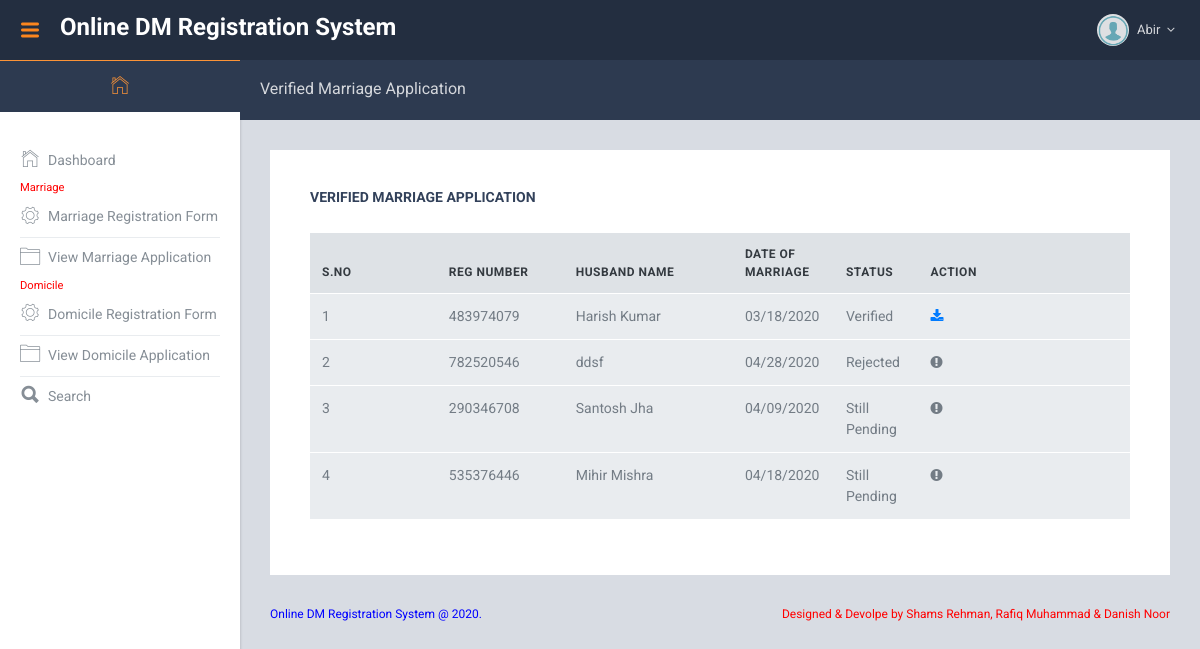
The app's page /user/status-marriage-application.php (signed in) with its own data.
### tables this page shows
CREATE TABLE `tbluser` (
  `ID` int(10) NOT NULL,
  `FirstName` varchar(150) DEFAULT NULL,
  `LastName` varchar(200) DEFAULT NULL,
  `MobileNumber` bigint(10) DEFAULT NULL,
  `Address` mediumtext DEFAULT NULL,
  `Password` varchar(200) DEFAULT NULL,
  `RegDate` timestamp NULL DEFAULT current_timestamp()
);

CREATE TABLE `tblregistration` (
  `ID` int(10) NOT NULL,
  `RegistrationNumber` varchar(100) DEFAULT NULL,
  `UserID` int(10) DEFAULT NULL,
  `DateofMarriage` varchar(200) NOT NULL,
  `HusbandName` varchar(200) DEFAULT NULL,
  `HusImage` varchar(200) NOT NULL,
  `HusbandReligion` varchar(50) DEFAULT NULL,
  `Husbanddob` varchar(200) DEFAULT NULL,
  `HusbandSBM` varchar(50) DEFAULT NULL,
  `HusbandAdd` mediumtext DEFAULT NULL,
  `HusbandZipcode` int(10) DEFAULT NULL,
  `HusbandState` varchar(200) DEFAULT NULL,
  `HusbandAdharno` varchar(200) DEFAULT NULL,
  `WifeName` varchar(200) DEFAULT NULL,
  `WifeImage` varchar(200) NOT NULL,
  `WifeReligion` varchar(200) DEFAULT NULL,
  `Wifedob` varchar(200) DEFAULT NULL,
  `WifeSBM` varchar(50) DEFAULT NULL,
  `WifeAdd` mediumtext DEFAULT NULL,
  `WifeZipcode` int(10) DEFAULT NULL,
  `WifeState` varchar(200) DEFAULT NULL,
  `WifeAdharNo` varchar(200) DEFAULT NULL,
  `WitnessNamefirst` varchar(200) DEFAULT NULL,
  `WitnessAddressFirst` mediumtext DEFAULT NULL,
  `WitnessNamesec` varchar(200) DEFAULT NULL,
  `WitnessAddresssec` mediumtext DEFAULT NULL,
  `WitnessNamethird` varchar(200) DEFAULT NULL,
  `WitnessAddressthird` mediumtext DEFAULT NULL,
  `RegDate` timestamp NOT NULL DEFAULT current_timestamp() ON UPDATE current_timestamp(),
  `Status` varchar(100) DEFAULT NULL,
  `Remark` varchar(120) DEFAULT NULL,
  `UpdationDate` timestamp NULL DEFAULT NULL ON UPDATE current_timestamp()
);

### user/status-marriage-application.php (the view, shortened to what this page needs)
<?php
include('includes/dbconnection.php');
if (strlen($_SESSION['omrsuid']==0)) {
  header('location:logout.php');
  } else{
  ?>
<!DOCTYPE html>
<html lang="en">
  <head>
    <link href="lib/font-awesome/css/font-awesome.css" rel="stylesheet">
    <link href="lib/Ionicons/css/ionicons.css" rel="stylesheet">
    <link href="lib/perfect-scrollbar/css/perfect-scrollbar.css" rel="stylesheet">
    <link href="lib/jquery-toggles/toggles-full.css" rel="stylesheet">
    <link href="lib/highlightjs/github.css" rel="stylesheet">
    <link href="lib/datatables/jquery.dataTables.css" rel="stylesheet">
    <link href="lib/select2/css/select2.min.css" rel="stylesheet">
    <link rel="stylesheet" href="css/amanda.css">
  </head>
  <body>
<?php include_once('includes/header.php');?>
<?php include_once('includes/sidebar.php');?>
    <div class="am-pagetitle">
      <h5 class="am-title">Verified Marriage Application</h5>
    </div>
    <div class="am-mainpanel">
      <div class="am-pagebody">
        <div class="card pd-20 pd-sm-40">
          <h6 class="card-body-title">Verified Marriage Application</h6>
          <div class="table-wrapper" style="padding-top: 20px">
            <table id="datatable1" class="table display responsive nowrap">
              <thead>
                <tr>
                  <th class="wd-15p">S.No</th>
                  <th class="wd-15p">Reg Number</th>
                  <th class="wd-20p">Husband Name</th>
                  <th class="wd-10p">Date of Marriage</th>
                  <th class="wd-10p">Status</th>
                  <th class="wd-25p">Action</th>
                </tr>
              </thead>
              <tbody>
                <?php
                 $uid=$_SESSION['omrsuid'];
$sql="SELECT * from tblregistration where UserID='$uid'";
$query = $dbh -> prepare($sql);
$query->execute();
$results=$query->fetchAll(PDO::FETCH_OBJ);
$cnt=1;
if($query->rowCount() > 0)
{
foreach($results as $row)
{               ?>
                <tr>
                  <td><?php echo htmlentities($cnt);?></td>
                  <td><?php  echo htmlentities($row->RegistrationNumber);?></td>
                  <td><?php  echo htmlentities($row->HusbandName);?></td>
                  <td><?php  echo htmlentities($row->DateofMarriage);?></td>
                <?php if($row->Status==""){ ?>
                     <td><?php echo "Still Pending"; ?></td>
<?php } else { ?>                  <td><?php  echo htmlentities($row->Status);?>
                  </td>
                  <?php } ?>
                   <?php if($row->Status=="Verified"){ ?>
                  <td><a href="view-marriage-application-detail.php?viewid=<?php echo htmlentities ($row->ID);?>"><i class="fa fa-download" aria-hidden="true"></i></a></td>
                  <?php } else { ?>
                    <td><i class="fa fa-exclamation-circle"></i></td> <?php } ?>
                </tr>
              <?php $cnt=$cnt+1;}} ?>
              </tbody>
            </table>
          </div>
        </div>
      </div>
     <?php include_once('includes/footer.php');?>
    </div>
  </body>
</html>
<?php }  ?>

### user/includes/header.php (shortened to what this page needs)
 <div class="am-header">
      <div class="am-header-left">
        <a id="naviconLeft" href="" class="am-navicon d-none d-lg-flex"><i class="icon ion-navicon-round"></i></a>
        <a href="dashboard.php" class="am-logo">Online DM Registration System</a>
      </div>
      <div class="am-header-right">
        <div class="dropdown dropdown-profile">
          <a href="user-profile.php" class="nav-link nav-link-profile" data-toggle="dropdown">
            <img src="img/images.png" class="wd-32 rounded-circle" alt="">
<?php
include_once 'includes/db2.php';
$uid=$_SESSION['omrsuid'];
$sql="SELECT FirstName,MobileNumber from  tbluser where ID='$uid'";
$query = mysqli_query($connection, $sql);
$row= mysqli_fetch_array($query);
$name= $row['FirstName'];
?>
            <span class="logged-name"><span class="hidden-xs-down"><?php echo $name; ?></span> <i class="fa fa-angle-down mg-l-3"></i></span>
          </a>
        </div>
      </div>
    </div>

### records on screen
tbluser: FirstName "Abir"
tblregistration: RegistrationNumber "483974079", HusbandName "Harish Kumar", DateofMarriage "03/18/2020", Status "Verified"
tblregistration: RegistrationNumber "782520546", HusbandName "ddsf", DateofMarriage "04/28/2020", Status "Rejected"
tblregistration: RegistrationNumber "290346708", HusbandName "Santosh Jha", DateofMarriage "04/09/2020", shows "Still Pending"
tblregistration: RegistrationNumber "535376446", HusbandName "Mihir Mishra", DateofMarriage "04/18/2020", shows "Still Pending"
